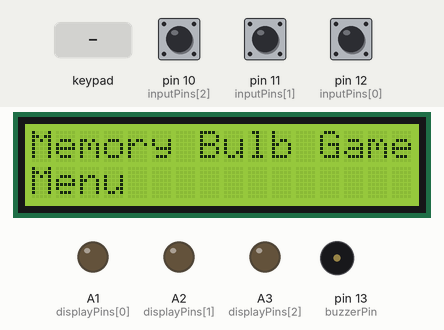
A sketch run on a simulated Arduino Uno, built with avr-gcc and run on an emulated ATmega328P. Parts: 16×2 character LCD, output pins drawn as LEDs (lit = HIGH), buzzer (waves = sounding, pin HIGH). Dashed ring = blinking. Inputs (shaded band) come from the test bench; at power-on: pin 10 (inputPins[2]) HIGH, pin 11 (inputPins[1]) HIGH, pin 12 (inputPins[0]) HIGH. Random numbers use the default seed unless the sketch sets one.

Above: at 1.4 s.
1.5 s: key 'A' pressed
At 2.4 s:
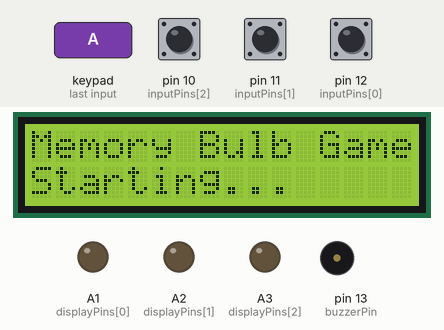
4.5 s: key 'C' pressed
At 9.4 s:
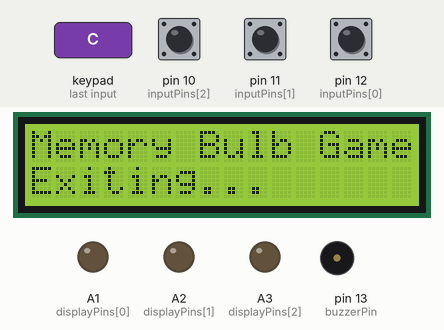
10.5 s: keypad keys 9 8 7 6 A pressed 0.4 s apart
At 17.1 s:
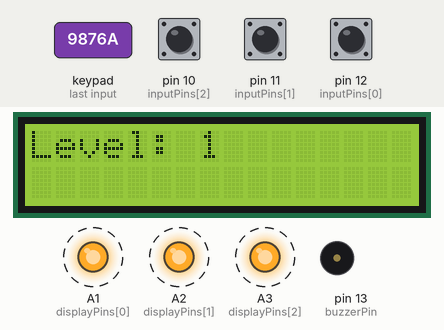
Timing chart, 0 to 19.8 s (numbered marks = the images above; inputs shaded):
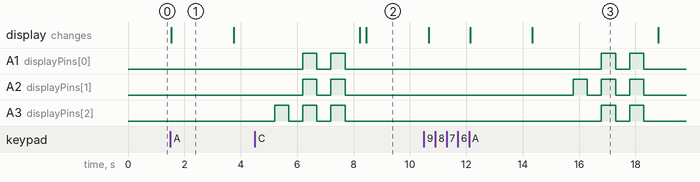

The sketch:

memory_bulb_game1.ino
```cpp
#include <LiquidCrystal_I2C.h>
#include <Wire.h>
#include <Keypad.h>

// Initialize the LCD display with I2C address 0x27, 16 columns, and 2 rows
LiquidCrystal_I2C lcd(0x27, 16, 2);

const int numBulbs = 3; // Number of bulbs used in the game
const int sequenceLength = 100; // Maximum length of the sequence
const int displayPins[numBulbs] = {A1, A2, A3}; // Pins for the output bulbs
const int inputPins[numBulbs] = {12, 11, 10}; // Pins for the input bulbs
int sequence[sequenceLength]; // Array to store the generated sequence
int userSequence[sequenceLength]; // Array to store the user's input sequence
int currentLevel = 1; // Starting level of the game
int buzzerPin = 13; // Pin for the buzzer
int note = ((1 / 261.0) * 1000000) / 2; // Frequency for note
bool gameExited = true; // Variable to track if the game was exited

const byte ROWS = 4; // Number of rows in the keypad
const byte COLS = 4; // Number of columns in the keypad

// Define the key map for the keypad
char keys[ROWS][COLS] = {
    {'1', '2', '3', 'A'},
    {'4', '5', '6', 'B'},
    {'7', '8', '9', 'C'},
    {'*', '0', '#', 'D'}
};

// Define the row and column pins for the keypad
byte rowPins[ROWS] = {9, 8, 7, 6};
byte colPins[COLS] = {5, 4, 3, 2};

// Initialize the keypad
Keypad keypad = Keypad(makeKeymap(keys), rowPins, colPins, ROWS, COLS);

void setup()
{
    lcd.init(); // Initialize the LCD
    lcd.backlight(); // Turn on the backlight
    lcd.setCursor(0, 0); // Set the cursor to the top left corner
    randomSeed(analogRead(A0)); // Seed the random number generator

    // Set the pin modes for the display and input pins
    for (int i = 0; i < numBulbs; i++)
    {
        pinMode(displayPins[i], OUTPUT);
        pinMode(inputPins[i], INPUT_PULLUP);
    }

    pinMode(buzzerPin, OUTPUT); // Set the buzzer pin as output
    displayLCD("Memory Bulb GameMenu", true, 16); // Display the game title on the LCD
}

void loop()
{
    char key = keypad.getKey(); // Get the key pressed on the keypad

    // Start a new game if 'A' is pressed
    if (key == 'A')
    {
        gameExited = false; // Reset the game exit flag
        currentLevel = 1; // Reset the level to 1
        resetUserSequence(); // Clear user's sequence
        displayLCD("Memory Bulb GameStarting...", true, 16); // Display starting message
        delay(2000); // Wait for 2 seconds
        mainGame(); // Start the main game loop
    }
    // Exit the game if 'C' is pressed
    if (key == 'C')
        exitGameText();
}

void resetGameText()
{
    resetUserSequence(); // Clear the user's input sequence
    currentLevel = 1; // Reset the level to 1
    gameExited = false; // Reset the game exit flag
    displayLCD("Memory Bulb GameResetting...", true, 16); // Display resetting message
    delay(2000); // Wait for 2 seconds
    mainGame(); // Start a new game
}

void exitGameText()
{
    resetUserSequence(); // Clear the user's input sequence
    currentLevel = 1; // Reset the level to 1
    gameExited = true; // Set the game exit flag
    displayLCD("Memory Bulb GameExiting...", true, 16); // Display exiting message
    delay(2000); // Wait for 2 seconds
    displayLCD("Memory Bulb Game.", false, 0); // Display the game title again
}

void mainGame()
{
    displayLCD("Level: " + String(currentLevel), false, 0); // Display the current level

  	delay(1250); // delay to allow user to see pattern

    generateSequence(); // Generate a new sequence for the current level

    // Show the sequence to the user, if interrupted, exit
    if (!showSequence()) return;

    showRoundDone(); // Indicate that the sequence display is done

    displayLCD("Your turn!", false, 0); // Prompt the user for input

    // Check the user's input
    if (getUserInput())
    {
        displayLCD("Correct!", false, 0); // Display correct message
        currentLevel++; // Increase the level
        delay(1000); // Wait for 1 second before proceeding
    }
    else
    {
        // Only display "Wrong!" if the game was not exited
        if (!gameExited)
        {
            displayLCD("Wrong!", false, 0); // Display wrong message
            soundBuzzer(note); // Sound the buzzer
            currentLevel = 1; // Reset the level to 1
            waitForKeyPress(); // Wait for user to decite whether to exit or play again
            delay(1000); // Wait for 1 second before proceeding
        }
    }

    // Check if the game was not exited and proceed to the next round
    if (!gameExited)
    {
        resetUserSequence(); // Clear the user's input sequence
        delay(1000); // Wait for 1 second before the next round
        mainGame();
    }
}

void waitForKeyPress()
{
    char key;
    while (true)
    {
        key = keypad.getKey(); // Get the key pressed on the keypad
        // Exit the game if 'C' is pressed
        if (key == 'C')
        {
            exitGameText();
            break;
        }
        // Reset the game if 'B' is pressed
        else if (key == 'B')
        {
            resetGameText();
            break;
        }
    }
}

void generateSequence()
{
    // Generate a random sequence for the current level
    for (int i = 0; i < currentLevel; i++)
        sequence[i] = random(numBulbs);
}

bool showSequence()
{
    // Display each bulb in the sequence to the user
    for (int i = 0; i < currentLevel; i++)
    {
        // Exit the game if 'C' is pressed during the sequence display
        if (keypad.getKey() == 'C')
        {
            exitGameText();
            return false;
        }
        int bulb = sequence[i]; // Get the current bulb in the sequence
        analogWrite(displayPins[bulb], 255); // Turn on the bulb
        delay(500); // Wait for half a second
        analogWrite(displayPins[bulb], 0); // Turn off the bulb
        delay(500); // Wait for half a second
    }
    return true;
}

void showRoundDone()
{
    // Flash all bulbs twice to indicate the end of the sequence display
    for (int i = 0; i < 2; i++)
    {
        for (int j = 0; j < numBulbs; j++)
            analogWrite(displayPins[j], 255);

        delay(500);

        for (int j = 0; j < numBulbs; j++)
            analogWrite(displayPins[j], 0);

        delay(500);
    }
}

bool getUserInput()
{
    // Get the user's input sequence and check it against the generated sequence
    for (int i = 0; i < currentLevel; i++)
    {
        bool validInput = false;
        while (!validInput)
        {
            // Exit the game if 'C' is pressed during user input
            if (keypad.getKey() == 'C')
            {
                exitGameText();
                return false;
            }
            // Check each input pin for a pressed button
            for (int j = 0; j < numBulbs; j++)
            {
                if (digitalRead(inputPins[j]) == LOW)
                {
                    userSequence[i] = j; // Store the user's input
                    validInput = true;
                    analogWrite(displayPins[userSequence[i]], 255); // Light up the bulb
                    delay(500);
                    analogWrite(displayPins[userSequence[i]], 0); // Turn off the bulb
                    delay(500);
                    break;
                }
            }
        }
        // If the user's input does not match the generated sequence, return false
        if (userSequence[i] != sequence[i])
            return false;
    }
    return true; // If the user's input matches the sequence, return true
}

void resetUserSequence()
{
    // Clear the generated and user input sequences
    for (int i = 0; i < sequenceLength; i++)
    {
        sequence[i] = -1;
        userSequence[i] = -1;
    }
}

void soundBuzzer(int duration)
{
    // Sound the buzzer for the given duration
    digitalWrite(buzzerPin, HIGH);
    delay(duration);
    digitalWrite(buzzerPin, LOW);
}

void displayLCD(String message, bool split, int length)
{
    lcd.clear(); // Clear the LCD
    lcd.setCursor(0, 0); // Set the cursor to the top left corner

    // If the message is too long, split it across two lines
    if (split)
        splitMessage(message, length);
    else
        lcd.print(message); // Print the message on the LCD
    delay(200); // Wait for 200 milliseconds
}

void splitMessage(String str, int numChar)
{
    // Split the message into two lines on the LCD
    lcd.print(str.substring(0, numChar)); // Print the first part on the first line
    lcd.setCursor(0, 1); // Move the cursor to the second line
    lcd.print(str.substring(numChar)); // Print the remaining part on the second line
}
```

Measured:
- after the input at 1.5 s, the display: changes at once (image 1)
- after the input at 10.5 s, A1 (displayPins[0]), A3 (displayPins[2]): alternates HIGH for 0.50 s and LOW for 0.50 s, 4 changes in all, then stays LOW, starting after 6.3 s; A2 (displayPins[1]): alternates HIGH for 0.50 s and LOW for 0.50 s, 6 changes in all, then stays LOW, starting after 5.3 s
- by itself, A1 (displayPins[0]), A2 (displayPins[1]): alternates HIGH for 0.50 s and LOW for 0.50 s, 4 changes in all, then stays LOW
- by itself, A3 (displayPins[2]): alternates HIGH for 0.50 s and LOW for 0.50 s, 6 changes in all, then stays LOW
- what the display in image 1 shows lasts 2.3 s, from 1.5 s to 3.8 s
